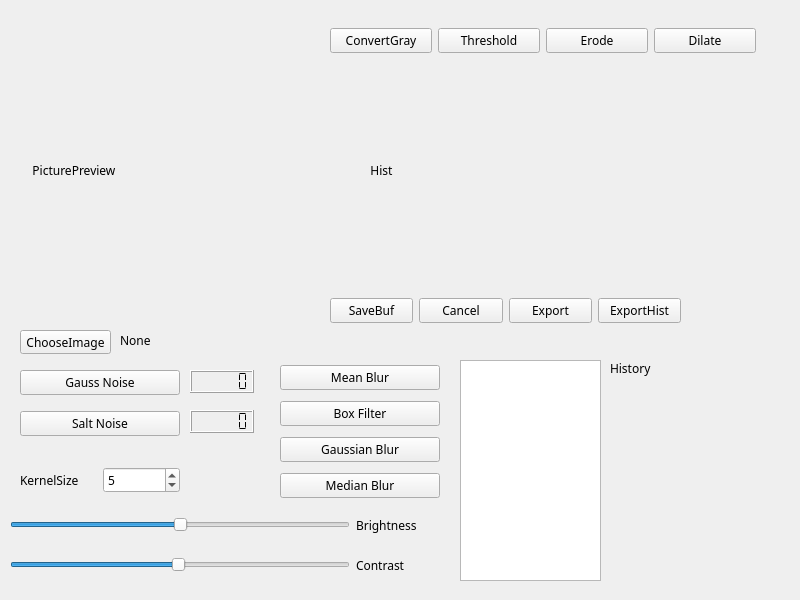
<?xml version="1.0" encoding="UTF-8"?>
<ui version="4.0">
 <class>homepage</class>
 <widget class="QWidget" name="homepage">
  <property name="geometry">
   <rect>
    <x>0</x>
    <y>0</y>
    <width>800</width>
    <height>600</height>
   </rect>
  </property>
  <property name="font">
   <font>
    <family>Iosevka</family>
   </font>
  </property>
  <property name="windowTitle">
   <string>Form</string>
  </property>
  <widget class="QWidget" name="verticalLayoutWidget_2">
   <property name="geometry">
    <rect>
     <x>280</x>
     <y>360</y>
     <width>160</width>
     <height>146</height>
    </rect>
   </property>
   <property name="font">
    <font>
     <family>Iosevka</family>
    </font>
   </property>
   <layout class="QVBoxLayout" name="Blur">
    <item>
     <widget class="QPushButton" name="MeanBlur">
      <property name="font">
       <font>
        <family>Iosevka</family>
       </font>
      </property>
      <property name="text">
       <string>Mean Blur</string>
      </property>
     </widget>
    </item>
    <item>
     <widget class="QPushButton" name="BoxFilter">
      <property name="font">
       <font>
        <family>Iosevka</family>
       </font>
      </property>
      <property name="text">
       <string>Box Filter</string>
      </property>
     </widget>
    </item>
    <item>
     <widget class="QPushButton" name="GaussianBlur">
      <property name="font">
       <font>
        <family>Iosevka</family>
       </font>
      </property>
      <property name="text">
       <string>Gaussian Blur</string>
      </property>
     </widget>
    </item>
    <item>
     <widget class="QPushButton" name="MedianBlur">
      <property name="font">
       <font>
        <family>Iosevka</family>
       </font>
      </property>
      <property name="text">
       <string>Median Blur</string>
      </property>
     </widget>
    </item>
   </layout>
  </widget>
  <widget class="QLabel" name="Hist">
   <property name="geometry">
    <rect>
     <x>330</x>
     <y>70</y>
     <width>256</width>
     <height>200</height>
    </rect>
   </property>
   <property name="font">
    <font>
     <family>Iosevka</family>
    </font>
   </property>
   <property name="text">
    <string>             Hist</string>
   </property>
  </widget>
  <widget class="QPushButton" name="pushButton">
   <property name="geometry">
    <rect>
     <x>20</x>
     <y>330</y>
     <width>91</width>
     <height>24</height>
    </rect>
   </property>
   <property name="font">
    <font>
     <family>Iosevka</family>
    </font>
   </property>
   <property name="text">
    <string>ChooseImage</string>
   </property>
   <property name="autoRepeat">
    <bool>false</bool>
   </property>
   <property name="default">
    <bool>false</bool>
   </property>
   <property name="flat">
    <bool>false</bool>
   </property>
  </widget>
  <widget class="QListView" name="UserlistView">
   <property name="geometry">
    <rect>
     <x>460</x>
     <y>360</y>
     <width>141</width>
     <height>221</height>
    </rect>
   </property>
   <property name="font">
    <font>
     <family>Iosevka</family>
    </font>
   </property>
   <property name="movement">
    <enum>QListView::Movement::Static</enum>
   </property>
  </widget>
  <widget class="QLCDNumber" name="SaltNoiseLCDNumber">
   <property name="geometry">
    <rect>
     <x>190</x>
     <y>410</y>
     <width>64</width>
     <height>23</height>
    </rect>
   </property>
   <property name="font">
    <font>
     <family>Iosevka</family>
    </font>
   </property>
   <property name="autoFillBackground">
    <bool>true</bool>
   </property>
   <property name="smallDecimalPoint">
    <bool>true</bool>
   </property>
   <property name="segmentStyle">
    <enum>QLCDNumber::SegmentStyle::Flat</enum>
   </property>
  </widget>
  <widget class="QWidget" name="horizontalLayoutWidget_2">
   <property name="geometry">
    <rect>
     <x>10</x>
     <y>510</y>
     <width>431</width>
     <height>31</height>
    </rect>
   </property>
   <property name="font">
    <font>
     <family>Iosevka</family>
    </font>
   </property>
   <layout class="QHBoxLayout" name="BrightnesLayout">
    <item>
     <widget class="QSlider" name="Brightnes">
      <property name="minimumSize">
       <size>
        <width>340</width>
        <height>16</height>
       </size>
      </property>
      <property name="maximumSize">
       <size>
        <width>340</width>
        <height>16</height>
       </size>
      </property>
      <property name="font">
       <font>
        <family>Iosevka</family>
       </font>
      </property>
      <property name="minimum">
       <number>0</number>
      </property>
      <property name="maximum">
       <number>100</number>
      </property>
      <property name="value">
       <number>50</number>
      </property>
      <property name="sliderPosition">
       <number>50</number>
      </property>
      <property name="orientation">
       <enum>Qt::Orientation::Horizontal</enum>
      </property>
      <property name="tickInterval">
       <number>0</number>
      </property>
     </widget>
    </item>
    <item>
     <widget class="QLabel" name="BrightnessText">
      <property name="minimumSize">
       <size>
        <width>80</width>
        <height>0</height>
       </size>
      </property>
      <property name="font">
       <font>
        <family>Iosevka</family>
       </font>
      </property>
      <property name="text">
       <string>Brightness</string>
      </property>
     </widget>
    </item>
   </layout>
  </widget>
  <widget class="QLabel" name="ImagePass">
   <property name="geometry">
    <rect>
     <x>120</x>
     <y>330</y>
     <width>611</width>
     <height>21</height>
    </rect>
   </property>
   <property name="font">
    <font>
     <family>Iosevka</family>
    </font>
   </property>
   <property name="text">
    <string>None</string>
   </property>
  </widget>
  <widget class="QLabel" name="HistoryText">
   <property name="geometry">
    <rect>
     <x>610</x>
     <y>360</y>
     <width>54</width>
     <height>16</height>
    </rect>
   </property>
   <property name="font">
    <font>
     <family>Iosevka</family>
    </font>
   </property>
   <property name="text">
    <string>History</string>
   </property>
  </widget>
  <widget class="QWidget" name="horizontalLayoutWidget_5">
   <property name="geometry">
    <rect>
     <x>20</x>
     <y>460</y>
     <width>160</width>
     <height>41</height>
    </rect>
   </property>
   <property name="font">
    <font>
     <family>Iosevka</family>
    </font>
   </property>
   <layout class="QHBoxLayout" name="KernelSizeLayout">
    <item>
     <widget class="QLabel" name="KernelSizeText">
      <property name="font">
       <font>
        <family>Iosevka</family>
       </font>
      </property>
      <property name="text">
       <string>KernelSize</string>
      </property>
     </widget>
    </item>
    <item>
     <widget class="QSpinBox" name="KernelSize">
      <property name="font">
       <font>
        <family>Iosevka</family>
       </font>
      </property>
      <property name="minimum">
       <number>1</number>
      </property>
      <property name="maximum">
       <number>9</number>
      </property>
      <property name="singleStep">
       <number>2</number>
      </property>
      <property name="value">
       <number>5</number>
      </property>
     </widget>
    </item>
   </layout>
  </widget>
  <widget class="QWidget" name="horizontalLayoutWidget">
   <property name="geometry">
    <rect>
     <x>330</x>
     <y>290</y>
     <width>351</width>
     <height>41</height>
    </rect>
   </property>
   <property name="font">
    <font>
     <family>Iosevka</family>
    </font>
   </property>
   <layout class="QHBoxLayout" name="SaveExport">
    <item>
     <widget class="QPushButton" name="SaveBuf">
      <property name="font">
       <font>
        <family>Iosevka</family>
       </font>
      </property>
      <property name="text">
       <string>SaveBuf</string>
      </property>
     </widget>
    </item>
    <item>
     <widget class="QPushButton" name="Cancel">
      <property name="font">
       <font>
        <family>Iosevka</family>
       </font>
      </property>
      <property name="text">
       <string>Cancel</string>
      </property>
     </widget>
    </item>
    <item>
     <widget class="QPushButton" name="Export">
      <property name="font">
       <font>
        <family>Iosevka</family>
       </font>
      </property>
      <property name="text">
       <string>Export</string>
      </property>
     </widget>
    </item>
    <item>
     <widget class="QPushButton" name="ExportHist">
      <property name="font">
       <font>
        <family>Iosevka</family>
       </font>
      </property>
      <property name="text">
       <string>ExportHist</string>
      </property>
     </widget>
    </item>
   </layout>
  </widget>
  <widget class="QWidget" name="horizontalLayoutWidget_3">
   <property name="geometry">
    <rect>
     <x>10</x>
     <y>550</y>
     <width>431</width>
     <height>31</height>
    </rect>
   </property>
   <property name="font">
    <font>
     <family>Iosevka</family>
    </font>
   </property>
   <layout class="QHBoxLayout" name="ContrastLayout">
    <item>
     <widget class="QSlider" name="Contrast">
      <property name="minimumSize">
       <size>
        <width>340</width>
        <height>16</height>
       </size>
      </property>
      <property name="maximumSize">
       <size>
        <width>340</width>
        <height>16</height>
       </size>
      </property>
      <property name="font">
       <font>
        <family>Iosevka</family>
       </font>
      </property>
      <property name="minimum">
       <number>1</number>
      </property>
      <property name="maximum">
       <number>100</number>
      </property>
      <property name="value">
       <number>50</number>
      </property>
      <property name="sliderPosition">
       <number>50</number>
      </property>
      <property name="orientation">
       <enum>Qt::Orientation::Horizontal</enum>
      </property>
      <property name="tickInterval">
       <number>0</number>
      </property>
     </widget>
    </item>
    <item>
     <widget class="QLabel" name="ContrastText">
      <property name="minimumSize">
       <size>
        <width>80</width>
        <height>0</height>
       </size>
      </property>
      <property name="font">
       <font>
        <family>Iosevka</family>
       </font>
      </property>
      <property name="text">
       <string>Contrast</string>
      </property>
     </widget>
    </item>
   </layout>
  </widget>
  <widget class="QWidget" name="horizontalLayoutWidget_4">
   <property name="geometry">
    <rect>
     <x>330</x>
     <y>20</y>
     <width>426</width>
     <height>41</height>
    </rect>
   </property>
   <property name="font">
    <font>
     <family>Iosevka</family>
    </font>
   </property>
   <layout class="QHBoxLayout" name="GrayNeed">
    <item>
     <widget class="QPushButton" name="ConvertGary">
      <property name="font">
       <font>
        <family>Iosevka</family>
       </font>
      </property>
      <property name="text">
       <string>ConvertGray</string>
      </property>
     </widget>
    </item>
    <item>
     <widget class="QPushButton" name="Threshold">
      <property name="font">
       <font>
        <family>Iosevka</family>
       </font>
      </property>
      <property name="text">
       <string>Threshold</string>
      </property>
     </widget>
    </item>
    <item>
     <widget class="QPushButton" name="Erode">
      <property name="font">
       <font>
        <family>Iosevka</family>
       </font>
      </property>
      <property name="text">
       <string>Erode</string>
      </property>
     </widget>
    </item>
    <item>
     <widget class="QPushButton" name="Dilate">
      <property name="font">
       <font>
        <family>Iosevka</family>
       </font>
      </property>
      <property name="text">
       <string>Dilate</string>
      </property>
     </widget>
    </item>
   </layout>
  </widget>
  <widget class="QLabel" name="PictureArea">
   <property name="geometry">
    <rect>
     <x>20</x>
     <y>20</y>
     <width>300</width>
     <height>300</height>
    </rect>
   </property>
   <property name="font">
    <font>
     <family>Iosevka</family>
    </font>
   </property>
   <property name="autoFillBackground">
    <bool>false</bool>
   </property>
   <property name="frameShape">
    <enum>QFrame::Shape::NoFrame</enum>
   </property>
   <property name="text">
    <string>    PicturePreview</string>
   </property>
  </widget>
  <widget class="QLCDNumber" name="GaussionNoiseLCDNumber">
   <property name="geometry">
    <rect>
     <x>190</x>
     <y>370</y>
     <width>64</width>
     <height>23</height>
    </rect>
   </property>
   <property name="font">
    <font>
     <family>Iosevka</family>
    </font>
   </property>
   <property name="autoFillBackground">
    <bool>true</bool>
   </property>
   <property name="smallDecimalPoint">
    <bool>true</bool>
   </property>
   <property name="mode">
    <enum>QLCDNumber::Mode::Dec</enum>
   </property>
   <property name="segmentStyle">
    <enum>QLCDNumber::SegmentStyle::Flat</enum>
   </property>
  </widget>
  <widget class="QWidget" name="verticalLayoutWidget">
   <property name="geometry">
    <rect>
     <x>20</x>
     <y>360</y>
     <width>160</width>
     <height>86</height>
    </rect>
   </property>
   <property name="font">
    <font>
     <family>Iosevka</family>
    </font>
   </property>
   <layout class="QVBoxLayout" name="Noise">
    <item>
     <widget class="QPushButton" name="GaussNoise">
      <property name="font">
       <font>
        <family>Iosevka</family>
       </font>
      </property>
      <property name="text">
       <string>Gauss Noise</string>
      </property>
     </widget>
    </item>
    <item>
     <widget class="QPushButton" name="SaltNoise">
      <property name="font">
       <font>
        <family>Iosevka</family>
       </font>
      </property>
      <property name="text">
       <string>Salt Noise</string>
      </property>
     </widget>
    </item>
   </layout>
  </widget>
 </widget>
 <resources/>
 <connections/>
</ui>
